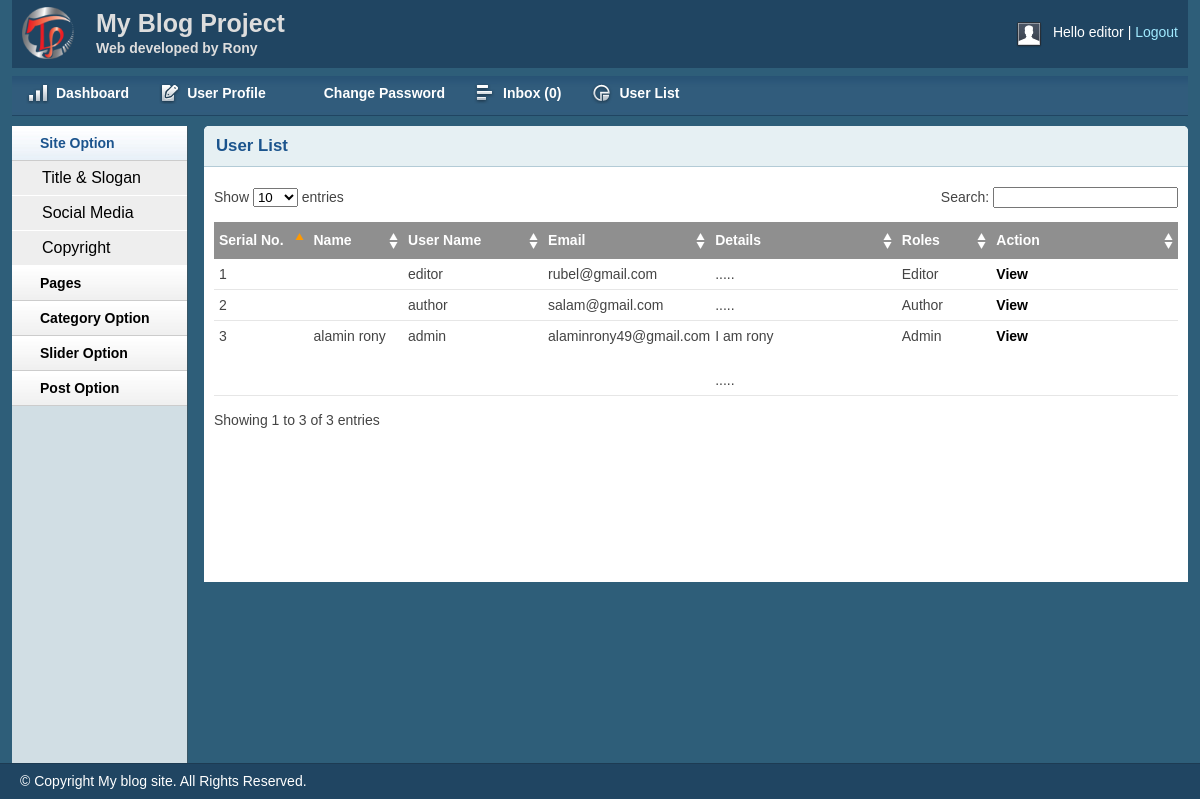
/admin/userlist.php (signed in), run on the app's committed database.
### tables this page shows
CREATE TABLE `tbl_user` (
  `adminID` int(11) NOT NULL,
  `adminName` varchar(255) NOT NULL,
  `adminUser` varchar(50) NOT NULL,
  `adminPass` varchar(32) NOT NULL,
  `email` varchar(255) NOT NULL,
  `details` text NOT NULL,
  `role` int(11) NOT NULL
);

### classes/User.php (called while the page is built, shortened)
<?php
   $filepath = realpath(dirname(__FILE__));
    include_once ($filepath.'/../lib/Database.php');
    include_once ($filepath.'/../helpers/Format.php');
?>
<?php
  class User{
           private $db;
	public function __construct(){
		$this->db=new Database();
	}
       public function getAllUser(){
        $query ="SELECT * FROM tbl_user ORDER BY adminID DESC ";
        $result = $this->db->select($query);
        return $result;
    }
}
?>

### lib/Database.php (called while the page is built, shortened)
<?php
Class Database{
 public $host   = DB_HOST;
 public $user   = DB_USER;
 public $pass   = DB_PASS;
 public $dbname = DB_NAME;
 public $link;
private function connectDB(){
 $this->link = new mysqli($this->host, $this->user, $this->pass, $this->dbname);
 }
public function select($query){
  $result = $this->link->query($query) or die($this->link->error.__LINE__);
  if($result->num_rows > 0){
    return $result;
  } else {
    return false;
  }
 }
}

### helpers/Format.php (called while the page is built, shortened)
<?php
class Format{
 public function textShorten($text, $limit = 400){
      $text = $text. " ";
      $text = substr($text, 0, $limit);
      $text = substr($text, 0, strrpos($text, ' '));
      $text = $text.".....";
      return $text;
 }
}
?>

### admin/userlist.php (the view, shortened to what this page needs)
<?php include 'inc/header.php';?>
<?php include 'inc/sidebar.php';?>
        <div class="grid_10">
            <div class="box round first grid">
                <h2>User List</h2>
                <div class="block">
                    <table class="data display datatable" id="example">
					<thead>
						<tr>
							<th width="10%">Serial No.</th>
							<th width="10%">Name</th>
              <th width="15%">User Name</th>
              <th width="15%">Email</th>
              <th width="20%">Details</th>
              <th width="10%">Roles</th>
							<th width="20%">Action</th>
						</tr>
					</thead>
					<tbody>
				 <?php
                   $getAllUser=$us->getAllUser();
                   if ($getAllUser) {
                   	   $i=0;
                   	 while ($result = $getAllUser->fetch_assoc()) {
                   	$i++;
                ?>
						<tr class="odd gradeX">
							<td><?php echo $i;?></td>
							<td><?php echo $result['adminName']?></td>
              <td><?php echo $result['adminUser']?></td>
              <td><?php echo $result['email']?></td>
              <td><?php echo $fm->textShorten($result['details'],40)?></td>
              <td>
                  <?php
                       if ($result['role']==0) {
                        echo "Admin";
                       }elseif ($result['role']==1) {
                         echo "Author";
                       }elseif ($result['role']==2) {
                         echo "Editor";
                       }
                  ?>
              </td>
							<td><a href="viewuser.php?userid=<?php echo $result['adminID'];?>">
							View</a>
               </td>
						</tr>
				<?php }}?>
					</tbody>
				</table>
               </div>
            </div>
        </div>
<?php  include 'inc/footer.php';?>

### admin/css/text.css (style rules this page uses)
body { font: 13px/1.5 Tahoma, Helvetica, Arial, 'Liberation Sans', FreeSans, sans-serif; }
h2 { font-size: 23px; }
p, dl, hr, h1, h2, h3, h4, h5, h6, ol, ul, pre, table, address, fieldset { margin-bottom: 20px; }

### admin/css/grid.css (style rules this page uses)
.grid_1, .grid_2, .grid_3, .grid_4, .grid_5, .grid_6, .grid_7, .grid_8, .grid_9, .grid_10, .grid_11, .grid_12, .grid_13, .grid_14, .grid_15, .grid_16 { display: inline; float: left; margin-left: 1%; margin-right: 1%; }
.container_12 .grid_10 { width: 81.333%; }

### admin/css/layout.css (style rules this page uses)
body { background: #fff none repeat scroll 0 0; color: #444; font-size: 14px; padding: 0; }
a { color: #000; font-weight:bold; text-decoration: none; }
h1, h2, h3, h4, h5, h6 { line-height:1.2em; margin-bottom:.3em; }
h2 { margin-top:1em; }
.box { background:#fff; margin-bottom:20px; padding:10px 10px 10px 10px; margin-left:-8px; }
.box.grid { padding-bottom:40px; }
.box.round { -moz-border-radius: 5px 5px 0px 0px; -webkit-border-radius: 5px 5px 0px 0px; border-radius: 5px 5px 0px 0px; }
.box h2 { font-size:1.2em; font-weight:bold; color:#1B548D; background:#E6F0F3; margin:-10px -10px 0 -10px; padding:10px 12px; border-bottom:1px solid #B3CBD6; -moz-border-radius: 5px 5px 0px 0px; -webkit-border-radius: 5px 5px 0px 0px; border-radius: 5px 5px 0px 0px; }
.box.first { min-height: 406px; }
.block { padding-top:20px; }
p { margin-bottom:1em; }
.block { padding-bottom:1px; }
table.display { margin: 0 auto; clear: both; width: 100%; }
.sorting_asc { background: #8f8f8f url(../img/table/sort_asc.png) no-repeat center right; padding:8px 5px; text-align:left; color:#fff; }
.sorting { background:#8f8f8f url(../img/table/sort_both.png) no-repeat center right; padding:8px 5px; text-align:left; color:#fff; }
tr.odd { height: 30px; line-height: 30px; border-bottom:1px solid #e6e6e6; }
tr.even { height: 30px; line-height: 30px; border-bottom:1px solid #e6e6e6; }
tr.odd td, tr.even td { padding-left:5px; }

### data on the page
tbl_user: adminUser "editor", email "rubel@gmail.com", details ".....", role "Editor"
tbl_user: adminUser "author", email "salam@gmail.com", details ".....", role "Author"
tbl_user: adminName "alamin rony", adminUser "admin", email "alaminrony49@gmail.com", details "I am rony .....", role "Admin"

### other printed values
Session::get('adminUser') "editor"
